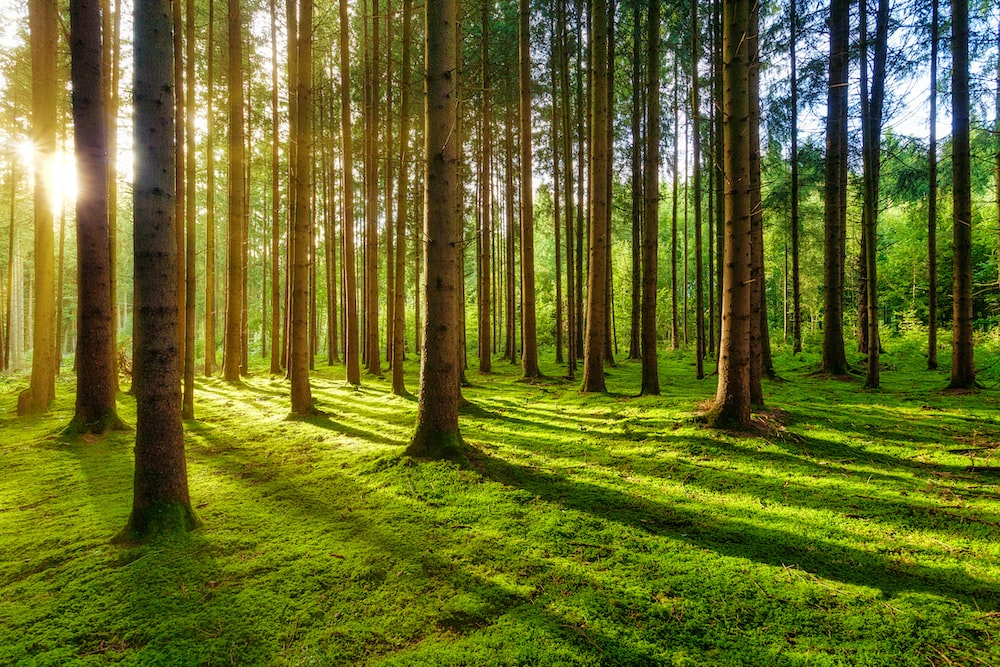
#> input picture test.jpg, 1000 x 667 px
$ python -i preprocess.py   (imports and definitions only)
#> lines starting #> are read from the running program, lines starting #| are printed output that depends on the picture
from PIL import Image

"""
Tecnológico de Costa Rica
Área Académica Ingeniería en Computadores
Arquitectura de Computadores I
II Semestre 2023

Geovanny García Downing
2020092224
"""

original_picture_name = 'test.jpg'
preprocessed_picture_name = 'test_preprocessed.jpg'
txt_picture_name = 'test.txt'
desired_width = 640
desired_height = 640

def img_to_txt(original_picture_name = 'test.jpg', txt_picture_name = 'test.txt', desired_width = 640, desired_height = 640):
    """
    Este código permite convertir de una imagen a un crudo txt con sus valores de intensidad a escala grises
    """
#> called with original_picture_name = 'test.jpg', txt_picture_name = 'test.txt', desired_width = 640, desired_height = 640
    # Abre el archivo de imagen
    image = Image.open(original_picture_name)
#> image is the input picture: PIL image 1000x667 RGB; mean R, G, B 102.8, 108.1, 39.2

    # Convierte a escala de grises
    grayscale_image = image.convert("L")
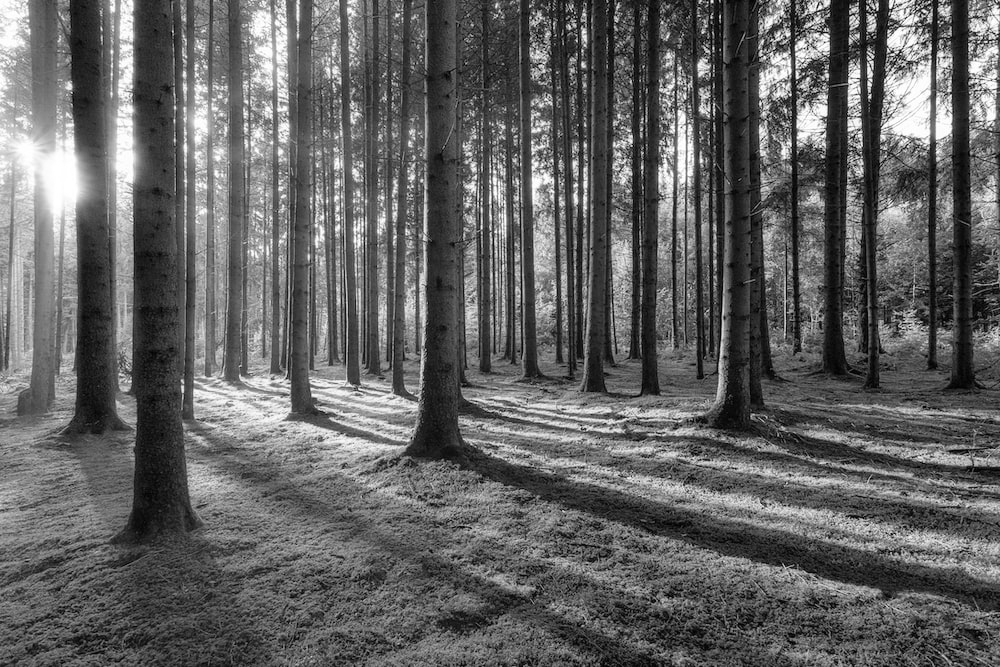
#> grayscale_image: PIL image 1000x667 L; min 0, max 255, mean 98.7

    # Resize de la imagen
    resized_image = grayscale_image.resize((desired_width, desired_height))
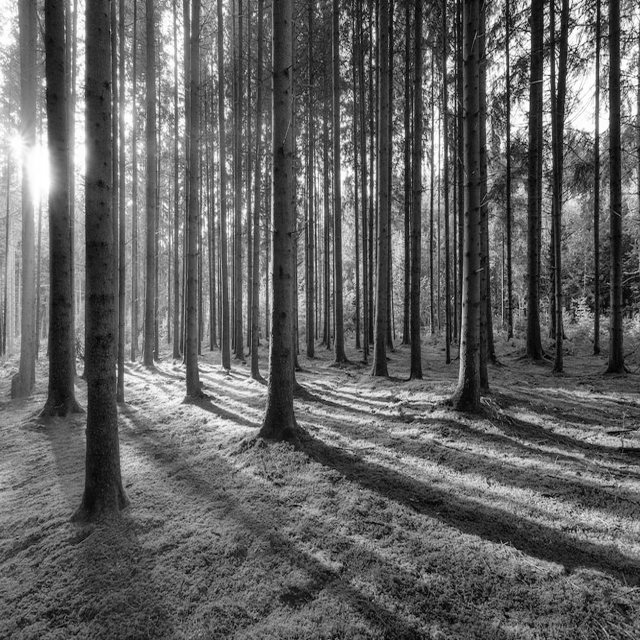
#> resized_image: PIL image 640x640 L; min 0, max 255, mean 98.7

    # Guarda imagen preprocesada
    #resized_image.save(preprocessed_picture_name)

    # Obtiene los pixeles en una lista
    decimal_values = []
    for y in range(desired_height):
        for x in range(desired_width):
            # Get y append de la intensidad del pixel buscado
            intensity = resized_image.getpixel((x, y))
            decimal_values.append(intensity)
#> after the loop, decimal_values = 409600 items

    with open(txt_picture_name, 'w') as f:
        for value in decimal_values:
            f.write(f"{str(value).zfill(3)}\n")
#> this loop made 409600 passes
#> value on passes 1 to 3: 251, 254, 252
    return decimal_values

>>> result = img_to_txt()
#> result = 409600 items
